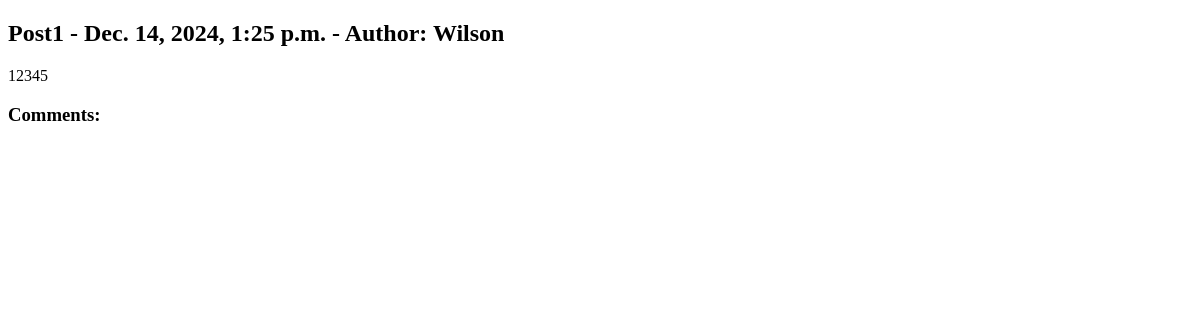
/post/1/, run on an earlier commit of the app's database.
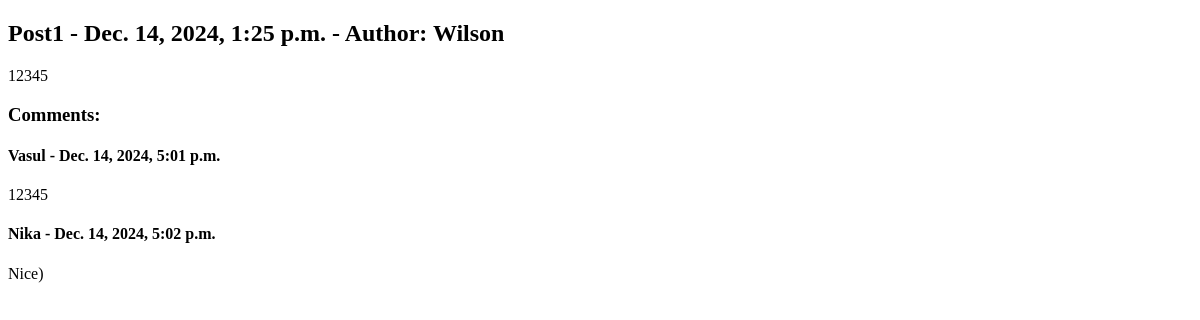
And on a later commit of the database.
### blog/models.py (models this page shows, shortened)
class Post(models.Model):
    title = models.CharField(max_length=100)
    content = models.TextField()
    published_date = models.DateTimeField(auto_now_add=True)
    author = models.ForeignKey(Author, on_delete=models.CASCADE, related_name="author")

class Author(models.Model):
    name = models.CharField(max_length=50)
    bio = models.TextField()
    def __str__(self):
        return self.name

class Comment(models.Model):
    post = models.ForeignKey(Post, on_delete=models.CASCADE)
    author_name = models.CharField(max_length=100)
    text = models.TextField()
    created_date = models.DateTimeField(auto_now_add=True)

### blog/views.py (the view)
# urls.py: path("post/<int:post_id>/",blog_views.post_details_by_id, name="post_details"),
def post_details_by_id(request, post_id):
    post = Post.objects.get(id=post_id)
    comments = Comment.objects.all().filter(post = post)
    context = {
        "post":post,
        "comment":comments,
    }
    return render(
        request=request,
        template_name="blog/post_details.html",
        context=context
    )

### templates/blog/post_details.html (shortened to what this page needs)
<!DOCTYPE html>
<html lang="en">
<head>
</head>
<body>
<h2> {{post.title}} - {{post.published_date}} - Author: {{post.author}}</h2>
<p>{{post.content}}</p>
<h3>Comments:</h3>
    {% for com in comment %}
    <h4> {{com.author_name}} - {{com.created_date}}</h4>
    <p>{{com.text}}</p>
    {% endfor %}
</body>
</html>

What changed in the data, as far as the page shows it:
added Comment: author_name "Vasul", created_date "Dec. 14, 2024, 5:01 p.m.", text "12345"
added Comment: author_name "Nika", created_date "Dec. 14, 2024, 5:02 p.m.", text "Nice)"
